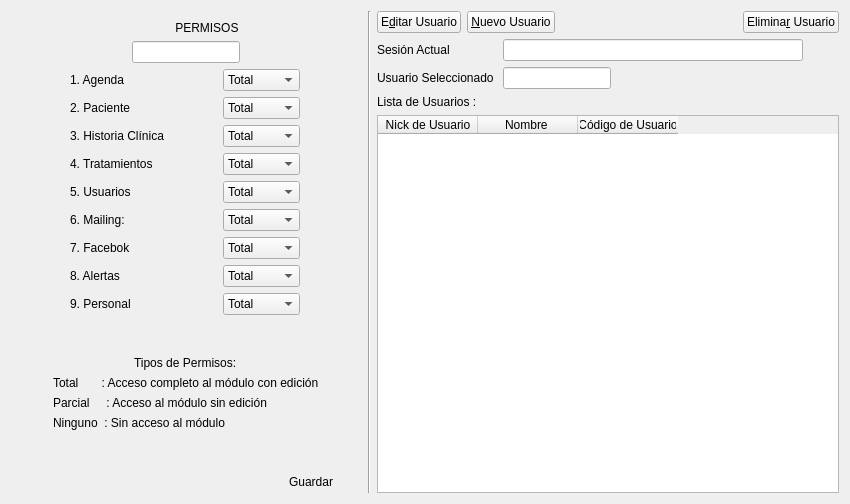
<?xml version="1.0" encoding="UTF-8"?>
<ui version="4.0">
 <class>usuarios_ui</class>
 <widget class="QWidget" name="usuarios_ui">
  <property name="geometry">
   <rect>
    <x>0</x>
    <y>0</y>
    <width>850</width>
    <height>504</height>
   </rect>
  </property>
  <property name="font">
   <font>
    <weight>50</weight>
    <italic>false</italic>
    <bold>false</bold>
    <underline>false</underline>
    <strikeout>false</strikeout>
   </font>
  </property>
  <property name="mouseTracking">
   <bool>false</bool>
  </property>
  <property name="windowTitle">
   <string>Form</string>
  </property>
  <layout class="QGridLayout" name="gridLayout_15">
   <item row="0" column="0">
    <layout class="QGridLayout" name="gridLayout_14">
     <item row="0" column="0">
      <layout class="QGridLayout" name="gridLayout_13">
       <item row="0" column="0">
        <spacer name="horizontalSpacer_2">
         <property name="orientation">
          <enum>Qt::Horizontal</enum>
         </property>
         <property name="sizeType">
          <enum>QSizePolicy::Fixed</enum>
         </property>
         <property name="sizeHint" stdset="0">
          <size>
           <width>351</width>
           <height>10</height>
          </size>
         </property>
        </spacer>
       </item>
       <item row="1" column="0">
        <layout class="QGridLayout" name="gridLayout_12">
         <item row="0" column="0">
          <layout class="QGridLayout" name="gridLayout_2">
           <item row="0" column="0">
            <widget class="QLabel" name="label_4">
             <property name="sizePolicy">
              <sizepolicy hsizetype="Fixed" vsizetype="Fixed">
               <horstretch>0</horstretch>
               <verstretch>0</verstretch>
              </sizepolicy>
             </property>
             <property name="text">
              <string>             PERMISOS</string>
             </property>
            </widget>
           </item>
           <item row="1" column="0">
            <widget class="QLineEdit" name="lineEdit_userCode">
             <property name="sizePolicy">
              <sizepolicy hsizetype="Maximum" vsizetype="Fixed">
               <horstretch>0</horstretch>
               <verstretch>0</verstretch>
              </sizepolicy>
             </property>
             <property name="readOnly">
              <bool>true</bool>
             </property>
            </widget>
           </item>
          </layout>
         </item>
         <item row="1" column="0">
          <layout class="QGridLayout" name="gridLayout">
           <item row="0" column="0">
            <widget class="QLabel" name="label_5">
             <property name="sizePolicy">
              <sizepolicy hsizetype="Fixed" vsizetype="Fixed">
               <horstretch>0</horstretch>
               <verstretch>0</verstretch>
              </sizepolicy>
             </property>
             <property name="text">
              <string>1. Agenda </string>
             </property>
            </widget>
           </item>
           <item row="0" column="1">
            <widget class="QComboBox" name="comboBox_agenda">
             <property name="sizePolicy">
              <sizepolicy hsizetype="Fixed" vsizetype="Fixed">
               <horstretch>0</horstretch>
               <verstretch>0</verstretch>
              </sizepolicy>
             </property>
             <property name="currentIndex">
              <number>0</number>
             </property>
             <item>
              <property name="text">
               <string>Total</string>
              </property>
             </item>
             <item>
              <property name="text">
               <string>Parcial</string>
              </property>
             </item>
             <item>
              <property name="text">
               <string>Ninguno</string>
              </property>
             </item>
            </widget>
           </item>
           <item row="1" column="0">
            <widget class="QLabel" name="label_6">
             <property name="sizePolicy">
              <sizepolicy hsizetype="Fixed" vsizetype="Fixed">
               <horstretch>0</horstretch>
               <verstretch>0</verstretch>
              </sizepolicy>
             </property>
             <property name="text">
              <string>2. Paciente </string>
             </property>
            </widget>
           </item>
           <item row="1" column="1">
            <widget class="QComboBox" name="comboBox_paciente">
             <property name="sizePolicy">
              <sizepolicy hsizetype="Fixed" vsizetype="Fixed">
               <horstretch>0</horstretch>
               <verstretch>0</verstretch>
              </sizepolicy>
             </property>
             <item>
              <property name="text">
               <string>Total</string>
              </property>
             </item>
             <item>
              <property name="text">
               <string>Parcial</string>
              </property>
             </item>
             <item>
              <property name="text">
               <string>Ninguno</string>
              </property>
             </item>
            </widget>
           </item>
           <item row="2" column="0">
            <widget class="QLabel" name="label_7">
             <property name="sizePolicy">
              <sizepolicy hsizetype="Fixed" vsizetype="Fixed">
               <horstretch>0</horstretch>
               <verstretch>0</verstretch>
              </sizepolicy>
             </property>
             <property name="text">
              <string>3. Historia Clínica </string>
             </property>
            </widget>
           </item>
           <item row="4" column="0">
            <widget class="QLabel" name="label_10">
             <property name="sizePolicy">
              <sizepolicy hsizetype="Fixed" vsizetype="Fixed">
               <horstretch>0</horstretch>
               <verstretch>0</verstretch>
              </sizepolicy>
             </property>
             <property name="text">
              <string>5. Usuarios </string>
             </property>
            </widget>
           </item>
           <item row="4" column="1">
            <widget class="QComboBox" name="comboBox_usuarios">
             <property name="sizePolicy">
              <sizepolicy hsizetype="Fixed" vsizetype="Fixed">
               <horstretch>0</horstretch>
               <verstretch>0</verstretch>
              </sizepolicy>
             </property>
             <item>
              <property name="text">
               <string>Total</string>
              </property>
             </item>
             <item>
              <property name="text">
               <string>Parcial</string>
              </property>
             </item>
             <item>
              <property name="text">
               <string>Ninguno</string>
              </property>
             </item>
            </widget>
           </item>
           <item row="5" column="0">
            <widget class="QLabel" name="label_11">
             <property name="sizePolicy">
              <sizepolicy hsizetype="Fixed" vsizetype="Fixed">
               <horstretch>0</horstretch>
               <verstretch>0</verstretch>
              </sizepolicy>
             </property>
             <property name="text">
              <string>6. Mailing:</string>
             </property>
            </widget>
           </item>
           <item row="5" column="1">
            <widget class="QComboBox" name="comboBox_mailing">
             <property name="sizePolicy">
              <sizepolicy hsizetype="Fixed" vsizetype="Fixed">
               <horstretch>0</horstretch>
               <verstretch>0</verstretch>
              </sizepolicy>
             </property>
             <item>
              <property name="text">
               <string>Total</string>
              </property>
             </item>
             <item>
              <property name="text">
               <string>Parcial</string>
              </property>
             </item>
             <item>
              <property name="text">
               <string>Ninguno</string>
              </property>
             </item>
            </widget>
           </item>
           <item row="6" column="0">
            <widget class="QLabel" name="label_13">
             <property name="sizePolicy">
              <sizepolicy hsizetype="Fixed" vsizetype="Fixed">
               <horstretch>0</horstretch>
               <verstretch>0</verstretch>
              </sizepolicy>
             </property>
             <property name="text">
              <string>7. Facebok </string>
             </property>
            </widget>
           </item>
           <item row="6" column="1">
            <widget class="QComboBox" name="comboBox_facebook">
             <property name="sizePolicy">
              <sizepolicy hsizetype="Fixed" vsizetype="Fixed">
               <horstretch>0</horstretch>
               <verstretch>0</verstretch>
              </sizepolicy>
             </property>
             <item>
              <property name="text">
               <string>Total</string>
              </property>
             </item>
             <item>
              <property name="text">
               <string>Parcial</string>
              </property>
             </item>
             <item>
              <property name="text">
               <string>Ninguno</string>
              </property>
             </item>
            </widget>
           </item>
           <item row="7" column="0">
            <widget class="QLabel" name="label_12">
             <property name="sizePolicy">
              <sizepolicy hsizetype="Fixed" vsizetype="Fixed">
               <horstretch>0</horstretch>
               <verstretch>0</verstretch>
              </sizepolicy>
             </property>
             <property name="text">
              <string>8. Alertas </string>
             </property>
            </widget>
           </item>
           <item row="7" column="1">
            <widget class="QComboBox" name="comboBox_alertas">
             <property name="sizePolicy">
              <sizepolicy hsizetype="Fixed" vsizetype="Fixed">
               <horstretch>0</horstretch>
               <verstretch>0</verstretch>
              </sizepolicy>
             </property>
             <item>
              <property name="text">
               <string>Total</string>
              </property>
             </item>
             <item>
              <property name="text">
               <string>Parcial</string>
              </property>
             </item>
             <item>
              <property name="text">
               <string>Ninguno</string>
              </property>
             </item>
            </widget>
           </item>
           <item row="8" column="0">
            <widget class="QLabel" name="label_9">
             <property name="sizePolicy">
              <sizepolicy hsizetype="Fixed" vsizetype="Fixed">
               <horstretch>0</horstretch>
               <verstretch>0</verstretch>
              </sizepolicy>
             </property>
             <property name="text">
              <string>9. Personal</string>
             </property>
            </widget>
           </item>
           <item row="8" column="1">
            <widget class="QComboBox" name="comboBox_personal">
             <property name="sizePolicy">
              <sizepolicy hsizetype="Fixed" vsizetype="Fixed">
               <horstretch>0</horstretch>
               <verstretch>0</verstretch>
              </sizepolicy>
             </property>
             <item>
              <property name="text">
               <string>Total</string>
              </property>
             </item>
             <item>
              <property name="text">
               <string>Parcial</string>
              </property>
             </item>
             <item>
              <property name="text">
               <string>Ninguno</string>
              </property>
             </item>
            </widget>
           </item>
           <item row="2" column="1">
            <widget class="QComboBox" name="comboBox_historia_clinica">
             <property name="sizePolicy">
              <sizepolicy hsizetype="Fixed" vsizetype="Fixed">
               <horstretch>0</horstretch>
               <verstretch>0</verstretch>
              </sizepolicy>
             </property>
             <item>
              <property name="text">
               <string>Total</string>
              </property>
             </item>
             <item>
              <property name="text">
               <string>Parcial</string>
              </property>
             </item>
             <item>
              <property name="text">
               <string>Ninguno</string>
              </property>
             </item>
            </widget>
           </item>
           <item row="3" column="1">
            <widget class="QComboBox" name="comboBox_tratamientos">
             <property name="sizePolicy">
              <sizepolicy hsizetype="Fixed" vsizetype="Fixed">
               <horstretch>0</horstretch>
               <verstretch>0</verstretch>
              </sizepolicy>
             </property>
             <item>
              <property name="text">
               <string>Total</string>
              </property>
             </item>
             <item>
              <property name="text">
               <string>Parcial</string>
              </property>
             </item>
             <item>
              <property name="text">
               <string>Ninguno</string>
              </property>
             </item>
            </widget>
           </item>
           <item row="3" column="0">
            <widget class="QLabel" name="label_8">
             <property name="sizePolicy">
              <sizepolicy hsizetype="Fixed" vsizetype="Fixed">
               <horstretch>0</horstretch>
               <verstretch>0</verstretch>
              </sizepolicy>
             </property>
             <property name="text">
              <string>4. Tratamientos </string>
             </property>
            </widget>
           </item>
          </layout>
         </item>
         <item row="2" column="0">
          <spacer name="verticalSpacer_2">
           <property name="orientation">
            <enum>Qt::Vertical</enum>
           </property>
           <property name="sizeHint" stdset="0">
            <size>
             <width>20</width>
             <height>13</height>
            </size>
           </property>
          </spacer>
         </item>
         <item row="3" column="0">
          <layout class="QGridLayout" name="gridLayout_11">
           <item row="0" column="0">
            <layout class="QGridLayout" name="gridLayout_3">
             <item row="0" column="0">
              <widget class="QLabel" name="label_14">
               <property name="sizePolicy">
                <sizepolicy hsizetype="Fixed" vsizetype="Fixed">
                 <horstretch>0</horstretch>
                 <verstretch>0</verstretch>
                </sizepolicy>
               </property>
               <property name="text">
                <string>Tipos de Permisos:</string>
               </property>
              </widget>
             </item>
            </layout>
           </item>
           <item row="1" column="0">
            <layout class="QGridLayout" name="gridLayout_10">
             <item row="0" column="0">
              <widget class="QLabel" name="label_15">
               <property name="text">
                <string>Total       : Acceso completo al módulo con edición</string>
               </property>
              </widget>
             </item>
             <item row="1" column="0">
              <widget class="QLabel" name="label_16">
               <property name="text">
                <string>Parcial     : Acceso al módulo sin edición</string>
               </property>
              </widget>
             </item>
             <item row="2" column="0">
              <widget class="QLabel" name="label_17">
               <property name="text">
                <string>Ninguno  : Sin acceso al módulo</string>
               </property>
              </widget>
             </item>
            </layout>
           </item>
          </layout>
         </item>
         <item row="4" column="0">
          <spacer name="verticalSpacer">
           <property name="orientation">
            <enum>Qt::Vertical</enum>
           </property>
           <property name="sizeHint" stdset="0">
            <size>
             <width>20</width>
             <height>13</height>
            </size>
           </property>
          </spacer>
         </item>
         <item row="5" column="0">
          <layout class="QGridLayout" name="gridLayout_9">
           <item row="0" column="0">
            <spacer name="horizontalSpacer_3">
             <property name="orientation">
              <enum>Qt::Horizontal</enum>
             </property>
             <property name="sizeType">
              <enum>QSizePolicy::Fixed</enum>
             </property>
             <property name="sizeHint" stdset="0">
              <size>
               <width>250</width>
               <height>20</height>
              </size>
             </property>
            </spacer>
           </item>
           <item row="0" column="1">
            <widget class="QPushButton" name="pushButton_4">
             <property name="sizePolicy">
              <sizepolicy hsizetype="Fixed" vsizetype="Fixed">
               <horstretch>0</horstretch>
               <verstretch>0</verstretch>
              </sizepolicy>
             </property>
             <property name="text">
              <string>Guardar</string>
             </property>
             <property name="icon">
              <iconset resource="rc.qrc">
               <normaloff>:/new/checkbox_checked.png</normaloff>:/new/checkbox_checked.png</iconset>
             </property>
             <property name="iconSize">
              <size>
               <width>20</width>
               <height>20</height>
              </size>
             </property>
             <property name="flat">
              <bool>true</bool>
             </property>
            </widget>
           </item>
          </layout>
         </item>
        </layout>
       </item>
      </layout>
     </item>
     <item row="0" column="1">
      <widget class="Line" name="line">
       <property name="sizePolicy">
        <sizepolicy hsizetype="Fixed" vsizetype="Expanding">
         <horstretch>0</horstretch>
         <verstretch>0</verstretch>
        </sizepolicy>
       </property>
       <property name="orientation">
        <enum>Qt::Vertical</enum>
       </property>
      </widget>
     </item>
     <item row="0" column="2">
      <layout class="QGridLayout" name="gridLayout_8">
       <item row="0" column="0">
        <layout class="QGridLayout" name="gridLayout_5">
         <item row="0" column="1">
          <widget class="QPushButton" name="pushButton_2">
           <property name="sizePolicy">
            <sizepolicy hsizetype="Fixed" vsizetype="Fixed">
             <horstretch>0</horstretch>
             <verstretch>0</verstretch>
            </sizepolicy>
           </property>
           <property name="text">
            <string>E&amp;ditar Usuario</string>
           </property>
           <property name="icon">
            <iconset resource="rc.qrc">
             <normaloff>:/new/edit-user.png</normaloff>:/new/edit-user.png</iconset>
           </property>
           <property name="iconSize">
            <size>
             <width>20</width>
             <height>20</height>
            </size>
           </property>
          </widget>
         </item>
         <item row="0" column="3">
          <spacer name="horizontalSpacer">
           <property name="orientation">
            <enum>Qt::Horizontal</enum>
           </property>
           <property name="sizeType">
            <enum>QSizePolicy::Expanding</enum>
           </property>
           <property name="sizeHint" stdset="0">
            <size>
             <width>338</width>
             <height>17</height>
            </size>
           </property>
          </spacer>
         </item>
         <item row="0" column="4">
          <widget class="QPushButton" name="pushButton_3">
           <property name="sizePolicy">
            <sizepolicy hsizetype="Fixed" vsizetype="Fixed">
             <horstretch>0</horstretch>
             <verstretch>0</verstretch>
            </sizepolicy>
           </property>
           <property name="text">
            <string>Elimina&amp;r Usuario</string>
           </property>
           <property name="icon">
            <iconset resource="rc.qrc">
             <normaloff>:/new/delete-user.png</normaloff>:/new/delete-user.png</iconset>
           </property>
           <property name="iconSize">
            <size>
             <width>20</width>
             <height>20</height>
            </size>
           </property>
          </widget>
         </item>
         <item row="0" column="2">
          <widget class="QPushButton" name="pushButton">
           <property name="sizePolicy">
            <sizepolicy hsizetype="Fixed" vsizetype="Fixed">
             <horstretch>0</horstretch>
             <verstretch>0</verstretch>
            </sizepolicy>
           </property>
           <property name="text">
            <string>&amp;Nuevo Usuario</string>
           </property>
           <property name="icon">
            <iconset resource="rc.qrc">
             <normaloff>:/new/add-user.png</normaloff>:/new/add-user.png</iconset>
           </property>
           <property name="iconSize">
            <size>
             <width>20</width>
             <height>20</height>
            </size>
           </property>
          </widget>
         </item>
        </layout>
       </item>
       <item row="1" column="0">
        <layout class="QGridLayout" name="gridLayout_7">
         <item row="0" column="0">
          <layout class="QGridLayout" name="gridLayout_6">
           <item row="0" column="0">
            <widget class="QLabel" name="label_2">
             <property name="sizePolicy">
              <sizepolicy hsizetype="Preferred" vsizetype="Fixed">
               <horstretch>0</horstretch>
               <verstretch>0</verstretch>
              </sizepolicy>
             </property>
             <property name="text">
              <string>Sesión Actual </string>
             </property>
            </widget>
           </item>
           <item row="0" column="1">
            <widget class="QLineEdit" name="lineEdit_currentSesion">
             <property name="sizePolicy">
              <sizepolicy hsizetype="Fixed" vsizetype="Fixed">
               <horstretch>0</horstretch>
               <verstretch>0</verstretch>
              </sizepolicy>
             </property>
             <property name="minimumSize">
              <size>
               <width>300</width>
               <height>0</height>
              </size>
             </property>
             <property name="maximumSize">
              <size>
               <width>300</width>
               <height>16777215</height>
              </size>
             </property>
             <property name="readOnly">
              <bool>true</bool>
             </property>
            </widget>
           </item>
           <item row="1" column="0">
            <widget class="QLabel" name="label">
             <property name="sizePolicy">
              <sizepolicy hsizetype="Preferred" vsizetype="Fixed">
               <horstretch>0</horstretch>
               <verstretch>0</verstretch>
              </sizepolicy>
             </property>
             <property name="text">
              <string>Usuario Seleccionado </string>
             </property>
            </widget>
           </item>
           <item row="1" column="1">
            <widget class="QLineEdit" name="lineEdit_currentUserSelectec">
             <property name="sizePolicy">
              <sizepolicy hsizetype="Fixed" vsizetype="Fixed">
               <horstretch>0</horstretch>
               <verstretch>0</verstretch>
              </sizepolicy>
             </property>
             <property name="readOnly">
              <bool>true</bool>
             </property>
            </widget>
           </item>
          </layout>
         </item>
         <item row="0" column="1">
          <spacer name="horizontalSpacer_5">
           <property name="orientation">
            <enum>Qt::Horizontal</enum>
           </property>
           <property name="sizeType">
            <enum>QSizePolicy::Expanding</enum>
           </property>
           <property name="sizeHint" stdset="0">
            <size>
             <width>258</width>
             <height>20</height>
            </size>
           </property>
          </spacer>
         </item>
        </layout>
       </item>
       <item row="2" column="0">
        <layout class="QGridLayout" name="gridLayout_4">
         <item row="0" column="0">
          <widget class="QLabel" name="label_3">
           <property name="sizePolicy">
            <sizepolicy hsizetype="Fixed" vsizetype="Fixed">
             <horstretch>0</horstretch>
             <verstretch>0</verstretch>
            </sizepolicy>
           </property>
           <property name="text">
            <string>Lista de Usuarios :</string>
           </property>
          </widget>
         </item>
         <item row="1" column="0">
          <widget class="QTableWidget" name="tableWidget_list_users">
           <property name="sizePolicy">
            <sizepolicy hsizetype="Expanding" vsizetype="Expanding">
             <horstretch>0</horstretch>
             <verstretch>0</verstretch>
            </sizepolicy>
           </property>
           <property name="editTriggers">
            <set>QAbstractItemView::DoubleClicked</set>
           </property>
           <property name="alternatingRowColors">
            <bool>true</bool>
           </property>
           <property name="selectionMode">
            <enum>QAbstractItemView::SingleSelection</enum>
           </property>
           <property name="selectionBehavior">
            <enum>QAbstractItemView::SelectRows</enum>
           </property>
           <property name="showGrid">
            <bool>false</bool>
           </property>
           <property name="gridStyle">
            <enum>Qt::NoPen</enum>
           </property>
           <property name="sortingEnabled">
            <bool>true</bool>
           </property>
           <property name="wordWrap">
            <bool>false</bool>
           </property>
           <property name="cornerButtonEnabled">
            <bool>false</bool>
           </property>
           <column>
            <property name="text">
             <string>Nick de Usuario</string>
            </property>
           </column>
           <column>
            <property name="text">
             <string>Nombre </string>
            </property>
           </column>
           <column>
            <property name="text">
             <string>Código de Usuario</string>
            </property>
           </column>
          </widget>
         </item>
        </layout>
       </item>
      </layout>
     </item>
    </layout>
   </item>
  </layout>
  <zorder>line</zorder>
  <zorder>pushButton_4</zorder>
  <zorder>horizontalSpacer_2</zorder>
  <zorder>horizontalSpacer_3</zorder>
  <zorder>verticalSpacer</zorder>
  <zorder>verticalSpacer_2</zorder>
  <zorder>tableWidget_list_users</zorder>
 </widget>
 <tabstops>
  <tabstop>pushButton_2</tabstop>
  <tabstop>pushButton</tabstop>
  <tabstop>pushButton_3</tabstop>
  <tabstop>lineEdit_currentSesion</tabstop>
  <tabstop>lineEdit_currentUserSelectec</tabstop>
  <tabstop>lineEdit_userCode</tabstop>
  <tabstop>comboBox_agenda</tabstop>
  <tabstop>comboBox_paciente</tabstop>
  <tabstop>comboBox_historia_clinica</tabstop>
  <tabstop>comboBox_tratamientos</tabstop>
  <tabstop>comboBox_usuarios</tabstop>
  <tabstop>comboBox_mailing</tabstop>
  <tabstop>comboBox_facebook</tabstop>
  <tabstop>comboBox_alertas</tabstop>
  <tabstop>comboBox_personal</tabstop>
 </tabstops>
 <resources>
  <include location="rc.qrc"/>
 </resources>
 <connections/>
</ui>
